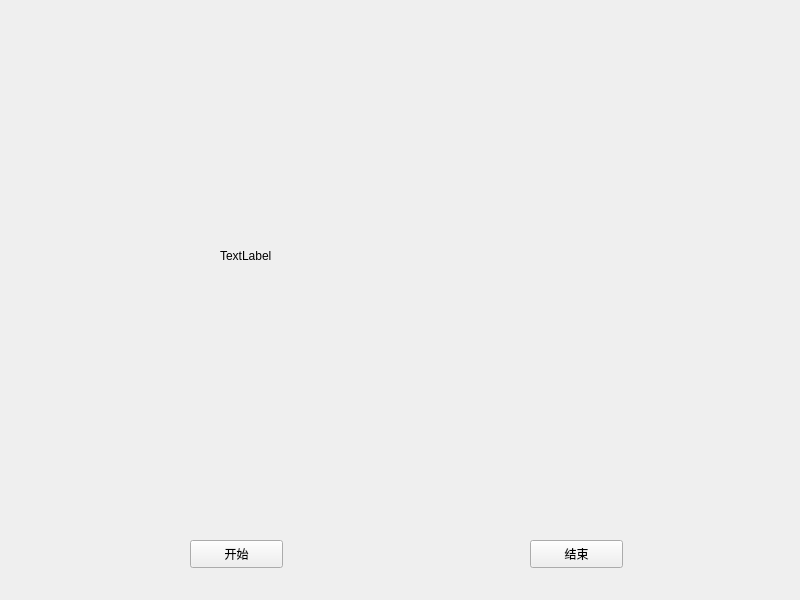
<?xml version="1.0" encoding="UTF-8"?>
<ui version="4.0">
 <class>Widget</class>
 <widget class="QWidget" name="Widget">
  <property name="geometry">
   <rect>
    <x>0</x>
    <y>0</y>
    <width>800</width>
    <height>600</height>
   </rect>
  </property>
  <property name="windowTitle">
   <string>Widget</string>
  </property>
  <widget class="QLabel" name="label">
   <property name="geometry">
    <rect>
     <x>220</x>
     <y>20</y>
     <width>361</width>
     <height>471</height>
    </rect>
   </property>
   <property name="text">
    <string>TextLabel</string>
   </property>
   <property name="scaledContents">
    <bool>true</bool>
   </property>
  </widget>
  <widget class="QPushButton" name="startButton">
   <property name="geometry">
    <rect>
     <x>190</x>
     <y>540</y>
     <width>93</width>
     <height>28</height>
    </rect>
   </property>
   <property name="text">
    <string>开始</string>
   </property>
  </widget>
  <widget class="QPushButton" name="stopButton">
   <property name="geometry">
    <rect>
     <x>530</x>
     <y>540</y>
     <width>93</width>
     <height>28</height>
    </rect>
   </property>
   <property name="text">
    <string>结束</string>
   </property>
  </widget>
 </widget>
 <resources/>
 <connections/>
</ui>
